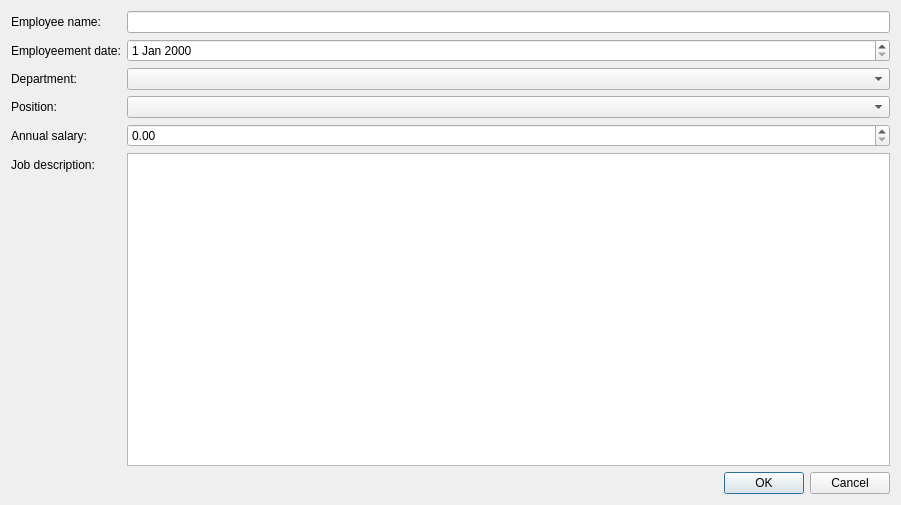
<?xml version="1.0" encoding="UTF-8"?>
<ui version="4.0">
 <class>Dialog</class>
 <widget class="QDialog" name="Dialog">
  <property name="geometry">
   <rect>
    <x>0</x>
    <y>0</y>
    <width>901</width>
    <height>505</height>
   </rect>
  </property>
  <property name="windowTitle">
   <string>Dialog</string>
  </property>
  <layout class="QVBoxLayout" name="verticalLayout">
   <item>
    <layout class="QFormLayout" name="formLayout">
     <item row="0" column="0">
      <widget class="QLabel" name="label">
       <property name="text">
        <string>Employee name:</string>
       </property>
      </widget>
     </item>
     <item row="0" column="1">
      <widget class="QLineEdit" name="lineEdit"/>
     </item>
     <item row="1" column="0">
      <widget class="QLabel" name="label_2">
       <property name="text">
        <string>Employeement date:</string>
       </property>
      </widget>
     </item>
     <item row="1" column="1">
      <widget class="QDateEdit" name="dateEdit"/>
     </item>
     <item row="2" column="0">
      <widget class="QLabel" name="label_3">
       <property name="text">
        <string>Department:</string>
       </property>
      </widget>
     </item>
     <item row="2" column="1">
      <widget class="QComboBox" name="comboBox"/>
     </item>
     <item row="3" column="0">
      <widget class="QLabel" name="label_4">
       <property name="text">
        <string>Position:</string>
       </property>
      </widget>
     </item>
     <item row="3" column="1">
      <widget class="QComboBox" name="comboBox_2"/>
     </item>
     <item row="4" column="0">
      <widget class="QLabel" name="label_5">
       <property name="text">
        <string>Annual salary:</string>
       </property>
      </widget>
     </item>
     <item row="4" column="1">
      <widget class="QDoubleSpinBox" name="doubleSpinBox"/>
     </item>
     <item row="5" column="0">
      <widget class="QLabel" name="label_6">
       <property name="text">
        <string>Job description:</string>
       </property>
      </widget>
     </item>
     <item row="5" column="1">
      <widget class="QTextEdit" name="textEdit"/>
     </item>
    </layout>
   </item>
   <item>
    <widget class="QDialogButtonBox" name="buttonBox">
     <property name="orientation">
      <enum>Qt::Orientation::Horizontal</enum>
     </property>
     <property name="standardButtons">
      <set>QDialogButtonBox::StandardButton::Cancel|QDialogButtonBox::StandardButton::Ok</set>
     </property>
    </widget>
   </item>
  </layout>
 </widget>
 <resources/>
 <connections>
  <connection>
   <sender>buttonBox</sender>
   <signal>accepted()</signal>
   <receiver>Dialog</receiver>
   <slot>accept()</slot>
   <hints>
    <hint type="sourcelabel">
     <x>248</x>
     <y>254</y>
    </hint>
    <hint type="destinationlabel">
     <x>157</x>
     <y>274</y>
    </hint>
   </hints>
  </connection>
  <connection>
   <sender>buttonBox</sender>
   <signal>rejected()</signal>
   <receiver>Dialog</receiver>
   <slot>reject()</slot>
   <hints>
    <hint type="sourcelabel">
     <x>316</x>
     <y>260</y>
    </hint>
    <hint type="destinationlabel">
     <x>286</x>
     <y>274</y>
    </hint>
   </hints>
  </connection>
 </connections>
</ui>
